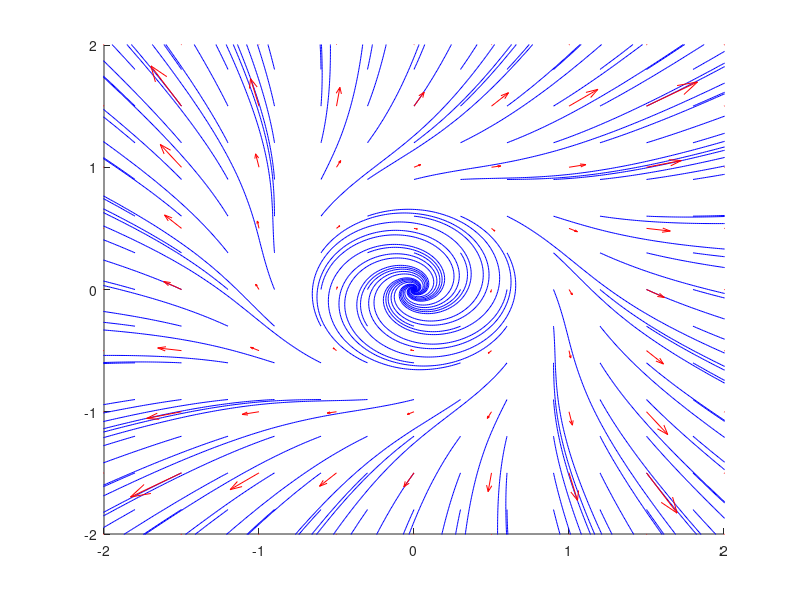

This figure's MATLAB source:
%function AHBif
% a<0 and c>0 stable orbit (supercritical)
% a>0 and c<0 unstable orbit (subcritical)
% Try: a = 1 and c = -0.5 (stable fixed point and unstable limit cycle)
% Try: a = -1 and c = +0.5 (unstable fixed point and stable limit cycle)


function AHBif

a = 1;
c = -0.5;

xrange = [-3 3];
yrange = [-3 3];
rngx = xrange(2) - xrange(1);
rngy = yrange(2) - yrange(1);

[X,Y] = meshgrid(xrange(1):0.125:xrange(2), yrange(1):0.125:yrange(2));

[x,y] = f5(X,Y);

clf
figure(1)
for xloop = 1:20
    xs = xrange(1) + xloop*rngx/20;
    for yloop = 1:20
        ys = yrange(1) + yloop*rngy/20;
        
        streamline(X,Y,x,y,xs,ys)
        
    end
end
hold on
[XQ,YQ] = meshgrid(-3:0.5:3,-3:0.5:3);
[xq,yq] = f5(XQ,YQ);
quiver(XQ,YQ,xq,yq,5,'r')
hold off

axis([-2 2 -2 2])
set(gcf,'Color','White')


    function [x,y] = f5(X,Y)
        
        r2 = X.^2 + Y.^2;
        x = Y + X.*(c+a*r2);
        y = - X +Y.*(c+a*r2);
        
        
    end     % end f5


end % end flowsimple

